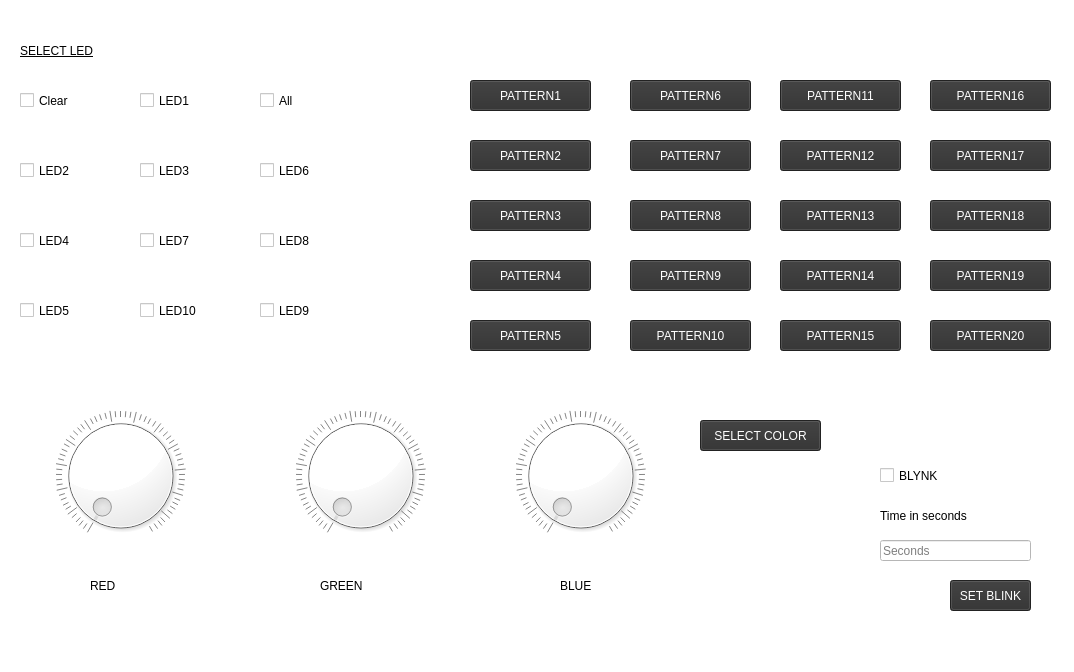
<?xml version="1.0" encoding="UTF-8"?>
<ui version="4.0">
 <class>MainWindow</class>
 <widget class="QMainWindow" name="MainWindow">
  <property name="geometry">
   <rect>
    <x>0</x>
    <y>0</y>
    <width>1074</width>
    <height>672</height>
   </rect>
  </property>
  <property name="windowTitle">
   <string>MainWindow</string>
  </property>
  <property name="styleSheet">
   <string notr="true">background-color: rgb(255, 255, 255);</string>
  </property>
  <widget class="QWidget" name="centralwidget">
   <widget class="QCheckBox" name="checkBox">
    <property name="geometry">
     <rect>
      <x>140</x>
      <y>80</y>
      <width>111</width>
      <height>41</height>
     </rect>
    </property>
    <property name="styleSheet">
     <string notr="true">font: 75 10pt &quot;MS Shell Dlg 2&quot;;</string>
    </property>
    <property name="text">
     <string>LED1</string>
    </property>
   </widget>
   <widget class="QCheckBox" name="checkBox_2">
    <property name="geometry">
     <rect>
      <x>20</x>
      <y>150</y>
      <width>111</width>
      <height>41</height>
     </rect>
    </property>
    <property name="styleSheet">
     <string notr="true">font: 75 10pt &quot;MS Shell Dlg 2&quot;;</string>
    </property>
    <property name="text">
     <string>LED2</string>
    </property>
   </widget>
   <widget class="QCheckBox" name="checkBox_3">
    <property name="geometry">
     <rect>
      <x>140</x>
      <y>150</y>
      <width>111</width>
      <height>41</height>
     </rect>
    </property>
    <property name="styleSheet">
     <string notr="true">font: 75 10pt &quot;MS Shell Dlg 2&quot;;</string>
    </property>
    <property name="text">
     <string>LED3</string>
    </property>
   </widget>
   <widget class="QCheckBox" name="checkBox_4">
    <property name="geometry">
     <rect>
      <x>20</x>
      <y>220</y>
      <width>111</width>
      <height>41</height>
     </rect>
    </property>
    <property name="styleSheet">
     <string notr="true">font: 75 10pt &quot;MS Shell Dlg 2&quot;;</string>
    </property>
    <property name="text">
     <string>LED4</string>
    </property>
   </widget>
   <widget class="QCheckBox" name="checkBox_5">
    <property name="geometry">
     <rect>
      <x>20</x>
      <y>290</y>
      <width>111</width>
      <height>41</height>
     </rect>
    </property>
    <property name="styleSheet">
     <string notr="true">font: 75 10pt &quot;MS Shell Dlg 2&quot;;</string>
    </property>
    <property name="text">
     <string>LED5</string>
    </property>
   </widget>
   <widget class="QCheckBox" name="checkBox_6">
    <property name="geometry">
     <rect>
      <x>140</x>
      <y>290</y>
      <width>111</width>
      <height>41</height>
     </rect>
    </property>
    <property name="styleSheet">
     <string notr="true">font: 75 10pt &quot;MS Shell Dlg 2&quot;;</string>
    </property>
    <property name="text">
     <string>LED10</string>
    </property>
   </widget>
   <widget class="QCheckBox" name="checkBox_7">
    <property name="geometry">
     <rect>
      <x>260</x>
      <y>290</y>
      <width>111</width>
      <height>41</height>
     </rect>
    </property>
    <property name="styleSheet">
     <string notr="true">font: 75 10pt &quot;MS Shell Dlg 2&quot;;</string>
    </property>
    <property name="text">
     <string>LED9</string>
    </property>
   </widget>
   <widget class="QCheckBox" name="checkBox_8">
    <property name="geometry">
     <rect>
      <x>260</x>
      <y>220</y>
      <width>111</width>
      <height>41</height>
     </rect>
    </property>
    <property name="styleSheet">
     <string notr="true">font: 75 10pt &quot;MS Shell Dlg 2&quot;;</string>
    </property>
    <property name="text">
     <string>LED8</string>
    </property>
   </widget>
   <widget class="QCheckBox" name="checkBox_9">
    <property name="geometry">
     <rect>
      <x>140</x>
      <y>220</y>
      <width>111</width>
      <height>41</height>
     </rect>
    </property>
    <property name="styleSheet">
     <string notr="true">font: 75 10pt &quot;MS Shell Dlg 2&quot;;</string>
    </property>
    <property name="text">
     <string>LED7</string>
    </property>
   </widget>
   <widget class="QCheckBox" name="checkBox_10">
    <property name="geometry">
     <rect>
      <x>260</x>
      <y>150</y>
      <width>111</width>
      <height>41</height>
     </rect>
    </property>
    <property name="styleSheet">
     <string notr="true">font: 75 10pt &quot;MS Shell Dlg 2&quot;;</string>
    </property>
    <property name="text">
     <string>LED6</string>
    </property>
   </widget>
   <widget class="QCheckBox" name="checkBox_11">
    <property name="geometry">
     <rect>
      <x>20</x>
      <y>80</y>
      <width>111</width>
      <height>41</height>
     </rect>
    </property>
    <property name="styleSheet">
     <string notr="true">font: 75 10pt &quot;MS Shell Dlg 2&quot;;</string>
    </property>
    <property name="text">
     <string>Clear</string>
    </property>
   </widget>
   <widget class="QCheckBox" name="checkBox_12">
    <property name="geometry">
     <rect>
      <x>260</x>
      <y>80</y>
      <width>111</width>
      <height>41</height>
     </rect>
    </property>
    <property name="styleSheet">
     <string notr="true">font: 75 10pt &quot;MS Shell Dlg 2&quot;;</string>
    </property>
    <property name="text">
     <string>All</string>
    </property>
   </widget>
   <widget class="QLabel" name="label">
    <property name="geometry">
     <rect>
      <x>20</x>
      <y>30</y>
      <width>151</width>
      <height>41</height>
     </rect>
    </property>
    <property name="styleSheet">
     <string notr="true">font: 75 10pt &quot;MS Shell Dlg 2&quot;;
font: 8pt &quot;MS Shell Dlg 2&quot;;
text-decoration: underline;</string>
    </property>
    <property name="text">
     <string>SELECT LED</string>
    </property>
   </widget>
   <widget class="QPushButton" name="pushButton">
    <property name="geometry">
     <rect>
      <x>470</x>
      <y>80</y>
      <width>121</width>
      <height>31</height>
     </rect>
    </property>
    <property name="cursor">
     <cursorShape>PointingHandCursor</cursorShape>
    </property>
    <property name="styleSheet">
     <string notr="true">background-color: rgb(47, 47, 47);
color: rgb(255, 255, 255);
font: 75 10pt &quot;MS Shell Dlg 2&quot;;</string>
    </property>
    <property name="text">
     <string>PATTERN1</string>
    </property>
   </widget>
   <widget class="QPushButton" name="pushButton_2">
    <property name="geometry">
     <rect>
      <x>470</x>
      <y>140</y>
      <width>121</width>
      <height>31</height>
     </rect>
    </property>
    <property name="cursor">
     <cursorShape>PointingHandCursor</cursorShape>
    </property>
    <property name="styleSheet">
     <string notr="true">background-color: rgb(47, 47, 47);
color: rgb(255, 255, 255);
font: 75 10pt &quot;MS Shell Dlg 2&quot;;</string>
    </property>
    <property name="text">
     <string>PATTERN2</string>
    </property>
   </widget>
   <widget class="QPushButton" name="pushButton_3">
    <property name="geometry">
     <rect>
      <x>470</x>
      <y>200</y>
      <width>121</width>
      <height>31</height>
     </rect>
    </property>
    <property name="cursor">
     <cursorShape>PointingHandCursor</cursorShape>
    </property>
    <property name="styleSheet">
     <string notr="true">background-color: rgb(47, 47, 47);
color: rgb(255, 255, 255);
font: 75 10pt &quot;MS Shell Dlg 2&quot;;</string>
    </property>
    <property name="text">
     <string>PATTERN3</string>
    </property>
   </widget>
   <widget class="QPushButton" name="pushButton_4">
    <property name="geometry">
     <rect>
      <x>470</x>
      <y>260</y>
      <width>121</width>
      <height>31</height>
     </rect>
    </property>
    <property name="cursor">
     <cursorShape>PointingHandCursor</cursorShape>
    </property>
    <property name="styleSheet">
     <string notr="true">background-color: rgb(47, 47, 47);
color: rgb(255, 255, 255);
font: 75 10pt &quot;MS Shell Dlg 2&quot;;</string>
    </property>
    <property name="text">
     <string>PATTERN4</string>
    </property>
   </widget>
   <widget class="QPushButton" name="pushButton_5">
    <property name="geometry">
     <rect>
      <x>470</x>
      <y>320</y>
      <width>121</width>
      <height>31</height>
     </rect>
    </property>
    <property name="cursor">
     <cursorShape>PointingHandCursor</cursorShape>
    </property>
    <property name="styleSheet">
     <string notr="true">background-color: rgb(47, 47, 47);
color: rgb(255, 255, 255);
font: 75 10pt &quot;MS Shell Dlg 2&quot;;</string>
    </property>
    <property name="text">
     <string>PATTERN5</string>
    </property>
   </widget>
   <widget class="QPushButton" name="pushButton_6">
    <property name="geometry">
     <rect>
      <x>630</x>
      <y>80</y>
      <width>121</width>
      <height>31</height>
     </rect>
    </property>
    <property name="cursor">
     <cursorShape>PointingHandCursor</cursorShape>
    </property>
    <property name="styleSheet">
     <string notr="true">background-color: rgb(47, 47, 47);
color: rgb(255, 255, 255);
font: 75 10pt &quot;MS Shell Dlg 2&quot;;</string>
    </property>
    <property name="text">
     <string>PATTERN6</string>
    </property>
   </widget>
   <widget class="QPushButton" name="pushButton_7">
    <property name="geometry">
     <rect>
      <x>630</x>
      <y>140</y>
      <width>121</width>
      <height>31</height>
     </rect>
    </property>
    <property name="cursor">
     <cursorShape>PointingHandCursor</cursorShape>
    </property>
    <property name="styleSheet">
     <string notr="true">background-color: rgb(47, 47, 47);
color: rgb(255, 255, 255);
font: 75 10pt &quot;MS Shell Dlg 2&quot;;</string>
    </property>
    <property name="text">
     <string>PATTERN7</string>
    </property>
   </widget>
   <widget class="QPushButton" name="pushButton_8">
    <property name="geometry">
     <rect>
      <x>630</x>
      <y>200</y>
      <width>121</width>
      <height>31</height>
     </rect>
    </property>
    <property name="cursor">
     <cursorShape>PointingHandCursor</cursorShape>
    </property>
    <property name="styleSheet">
     <string notr="true">background-color: rgb(47, 47, 47);
color: rgb(255, 255, 255);
font: 75 10pt &quot;MS Shell Dlg 2&quot;;</string>
    </property>
    <property name="text">
     <string>PATTERN8</string>
    </property>
   </widget>
   <widget class="QPushButton" name="pushButton_9">
    <property name="geometry">
     <rect>
      <x>630</x>
      <y>260</y>
      <width>121</width>
      <height>31</height>
     </rect>
    </property>
    <property name="cursor">
     <cursorShape>PointingHandCursor</cursorShape>
    </property>
    <property name="styleSheet">
     <string notr="true">background-color: rgb(47, 47, 47);
color: rgb(255, 255, 255);
font: 75 10pt &quot;MS Shell Dlg 2&quot;;</string>
    </property>
    <property name="text">
     <string>PATTERN9</string>
    </property>
   </widget>
   <widget class="QPushButton" name="pushButton_10">
    <property name="geometry">
     <rect>
      <x>630</x>
      <y>320</y>
      <width>121</width>
      <height>31</height>
     </rect>
    </property>
    <property name="cursor">
     <cursorShape>PointingHandCursor</cursorShape>
    </property>
    <property name="styleSheet">
     <string notr="true">background-color: rgb(47, 47, 47);
color: rgb(255, 255, 255);
font: 75 10pt &quot;MS Shell Dlg 2&quot;;</string>
    </property>
    <property name="text">
     <string>PATTERN10</string>
    </property>
   </widget>
   <widget class="QPushButton" name="pushButton_11">
    <property name="geometry">
     <rect>
      <x>780</x>
      <y>320</y>
      <width>121</width>
      <height>31</height>
     </rect>
    </property>
    <property name="cursor">
     <cursorShape>PointingHandCursor</cursorShape>
    </property>
    <property name="styleSheet">
     <string notr="true">background-color: rgb(47, 47, 47);
color: rgb(255, 255, 255);
font: 75 10pt &quot;MS Shell Dlg 2&quot;;</string>
    </property>
    <property name="text">
     <string>PATTERN15</string>
    </property>
   </widget>
   <widget class="QPushButton" name="pushButton_12">
    <property name="geometry">
     <rect>
      <x>780</x>
      <y>260</y>
      <width>121</width>
      <height>31</height>
     </rect>
    </property>
    <property name="cursor">
     <cursorShape>PointingHandCursor</cursorShape>
    </property>
    <property name="styleSheet">
     <string notr="true">background-color: rgb(47, 47, 47);
color: rgb(255, 255, 255);
font: 75 10pt &quot;MS Shell Dlg 2&quot;;</string>
    </property>
    <property name="text">
     <string>PATTERN14</string>
    </property>
   </widget>
   <widget class="QPushButton" name="pushButton_13">
    <property name="geometry">
     <rect>
      <x>780</x>
      <y>200</y>
      <width>121</width>
      <height>31</height>
     </rect>
    </property>
    <property name="cursor">
     <cursorShape>PointingHandCursor</cursorShape>
    </property>
    <property name="styleSheet">
     <string notr="true">background-color: rgb(47, 47, 47);
color: rgb(255, 255, 255);
font: 75 10pt &quot;MS Shell Dlg 2&quot;;</string>
    </property>
    <property name="text">
     <string>PATTERN13</string>
    </property>
   </widget>
   <widget class="QPushButton" name="pushButton_14">
    <property name="geometry">
     <rect>
      <x>780</x>
      <y>140</y>
      <width>121</width>
      <height>31</height>
     </rect>
    </property>
    <property name="cursor">
     <cursorShape>PointingHandCursor</cursorShape>
    </property>
    <property name="styleSheet">
     <string notr="true">background-color: rgb(47, 47, 47);
color: rgb(255, 255, 255);
font: 75 10pt &quot;MS Shell Dlg 2&quot;;</string>
    </property>
    <property name="text">
     <string>PATTERN12</string>
    </property>
   </widget>
   <widget class="QPushButton" name="pushButton_15">
    <property name="geometry">
     <rect>
      <x>780</x>
      <y>80</y>
      <width>121</width>
      <height>31</height>
     </rect>
    </property>
    <property name="cursor">
     <cursorShape>PointingHandCursor</cursorShape>
    </property>
    <property name="styleSheet">
     <string notr="true">background-color: rgb(47, 47, 47);
color: rgb(255, 255, 255);
font: 75 10pt &quot;MS Shell Dlg 2&quot;;</string>
    </property>
    <property name="text">
     <string>PATTERN11</string>
    </property>
   </widget>
   <widget class="QPushButton" name="pushButton_16">
    <property name="geometry">
     <rect>
      <x>930</x>
      <y>80</y>
      <width>121</width>
      <height>31</height>
     </rect>
    </property>
    <property name="cursor">
     <cursorShape>PointingHandCursor</cursorShape>
    </property>
    <property name="styleSheet">
     <string notr="true">background-color: rgb(47, 47, 47);
color: rgb(255, 255, 255);
font: 75 10pt &quot;MS Shell Dlg 2&quot;;</string>
    </property>
    <property name="text">
     <string>PATTERN16</string>
    </property>
   </widget>
   <widget class="QPushButton" name="pushButton_17">
    <property name="geometry">
     <rect>
      <x>930</x>
      <y>140</y>
      <width>121</width>
      <height>31</height>
     </rect>
    </property>
    <property name="cursor">
     <cursorShape>PointingHandCursor</cursorShape>
    </property>
    <property name="styleSheet">
     <string notr="true">background-color: rgb(47, 47, 47);
color: rgb(255, 255, 255);
font: 75 10pt &quot;MS Shell Dlg 2&quot;;</string>
    </property>
    <property name="text">
     <string>PATTERN17</string>
    </property>
   </widget>
   <widget class="QPushButton" name="pushButton_18">
    <property name="geometry">
     <rect>
      <x>930</x>
      <y>200</y>
      <width>121</width>
      <height>31</height>
     </rect>
    </property>
    <property name="cursor">
     <cursorShape>PointingHandCursor</cursorShape>
    </property>
    <property name="styleSheet">
     <string notr="true">background-color: rgb(47, 47, 47);
color: rgb(255, 255, 255);
font: 75 10pt &quot;MS Shell Dlg 2&quot;;</string>
    </property>
    <property name="text">
     <string>PATTERN18</string>
    </property>
   </widget>
   <widget class="QPushButton" name="pushButton_19">
    <property name="geometry">
     <rect>
      <x>930</x>
      <y>260</y>
      <width>121</width>
      <height>31</height>
     </rect>
    </property>
    <property name="cursor">
     <cursorShape>PointingHandCursor</cursorShape>
    </property>
    <property name="styleSheet">
     <string notr="true">background-color: rgb(47, 47, 47);
color: rgb(255, 255, 255);
font: 75 10pt &quot;MS Shell Dlg 2&quot;;</string>
    </property>
    <property name="text">
     <string>PATTERN19</string>
    </property>
   </widget>
   <widget class="QPushButton" name="pushButton_20">
    <property name="geometry">
     <rect>
      <x>930</x>
      <y>320</y>
      <width>121</width>
      <height>31</height>
     </rect>
    </property>
    <property name="cursor">
     <cursorShape>PointingHandCursor</cursorShape>
    </property>
    <property name="styleSheet">
     <string notr="true">background-color: rgb(47, 47, 47);
color: rgb(255, 255, 255);
font: 75 10pt &quot;MS Shell Dlg 2&quot;;</string>
    </property>
    <property name="text">
     <string>PATTERN20</string>
    </property>
   </widget>
   <widget class="QDial" name="dial">
    <property name="geometry">
     <rect>
      <x>20</x>
      <y>410</y>
      <width>201</width>
      <height>131</height>
     </rect>
    </property>
    <property name="maximum">
     <number>255</number>
    </property>
    <property name="notchesVisible">
     <bool>true</bool>
    </property>
   </widget>
   <widget class="QDial" name="dial_2">
    <property name="geometry">
     <rect>
      <x>260</x>
      <y>410</y>
      <width>201</width>
      <height>131</height>
     </rect>
    </property>
    <property name="maximum">
     <number>255</number>
    </property>
    <property name="notchesVisible">
     <bool>true</bool>
    </property>
   </widget>
   <widget class="QDial" name="dial_3">
    <property name="geometry">
     <rect>
      <x>480</x>
      <y>410</y>
      <width>201</width>
      <height>131</height>
     </rect>
    </property>
    <property name="maximum">
     <number>255</number>
    </property>
    <property name="notchesVisible">
     <bool>true</bool>
    </property>
   </widget>
   <widget class="QLabel" name="label_2">
    <property name="geometry">
     <rect>
      <x>90</x>
      <y>570</y>
      <width>61</width>
      <height>31</height>
     </rect>
    </property>
    <property name="styleSheet">
     <string notr="true">font: 75 14pt &quot;MS Shell Dlg 2&quot;;</string>
    </property>
    <property name="text">
     <string>RED</string>
    </property>
   </widget>
   <widget class="QLabel" name="label_3">
    <property name="geometry">
     <rect>
      <x>320</x>
      <y>570</y>
      <width>81</width>
      <height>31</height>
     </rect>
    </property>
    <property name="styleSheet">
     <string notr="true">font: 75 14pt &quot;MS Shell Dlg 2&quot;;</string>
    </property>
    <property name="text">
     <string>GREEN</string>
    </property>
   </widget>
   <widget class="QLabel" name="label_4">
    <property name="geometry">
     <rect>
      <x>560</x>
      <y>570</y>
      <width>61</width>
      <height>31</height>
     </rect>
    </property>
    <property name="styleSheet">
     <string notr="true">font: 75 14pt &quot;MS Shell Dlg 2&quot;;</string>
    </property>
    <property name="text">
     <string>BLUE</string>
    </property>
   </widget>
   <widget class="QPushButton" name="pushButton_21">
    <property name="geometry">
     <rect>
      <x>700</x>
      <y>420</y>
      <width>121</width>
      <height>31</height>
     </rect>
    </property>
    <property name="cursor">
     <cursorShape>PointingHandCursor</cursorShape>
    </property>
    <property name="styleSheet">
     <string notr="true">background-color: rgb(47, 47, 47);
color: rgb(255, 255, 255);
font: 75 10pt &quot;MS Shell Dlg 2&quot;;</string>
    </property>
    <property name="text">
     <string>SELECT COLOR</string>
    </property>
   </widget>
   <widget class="QCheckBox" name="checkBox_13">
    <property name="geometry">
     <rect>
      <x>880</x>
      <y>460</y>
      <width>131</width>
      <height>31</height>
     </rect>
    </property>
    <property name="styleSheet">
     <string notr="true">font: 75 14pt &quot;MS Shell Dlg 2&quot;;</string>
    </property>
    <property name="text">
     <string>BLYNK</string>
    </property>
   </widget>
   <widget class="QLineEdit" name="lineEdit">
    <property name="geometry">
     <rect>
      <x>880</x>
      <y>540</y>
      <width>151</width>
      <height>21</height>
     </rect>
    </property>
    <property name="placeholderText">
     <string>Seconds</string>
    </property>
   </widget>
   <widget class="QLabel" name="label_5">
    <property name="geometry">
     <rect>
      <x>880</x>
      <y>500</y>
      <width>111</width>
      <height>31</height>
     </rect>
    </property>
    <property name="text">
     <string>Time in seconds</string>
    </property>
   </widget>
   <widget class="QPushButton" name="pushButton_22">
    <property name="geometry">
     <rect>
      <x>950</x>
      <y>580</y>
      <width>81</width>
      <height>31</height>
     </rect>
    </property>
    <property name="cursor">
     <cursorShape>PointingHandCursor</cursorShape>
    </property>
    <property name="styleSheet">
     <string notr="true">background-color: rgb(47, 47, 47);
color: rgb(255, 255, 255);
font: 75 9pt &quot;MS Shell Dlg 2&quot;;</string>
    </property>
    <property name="text">
     <string>SET BLINK</string>
    </property>
   </widget>
  </widget>
  <widget class="QMenuBar" name="menubar">
   <property name="geometry">
    <rect>
     <x>0</x>
     <y>0</y>
     <width>1074</width>
     <height>26</height>
    </rect>
   </property>
  </widget>
  <widget class="QStatusBar" name="statusbar"/>
 </widget>
 <resources/>
 <connections/>
</ui>
